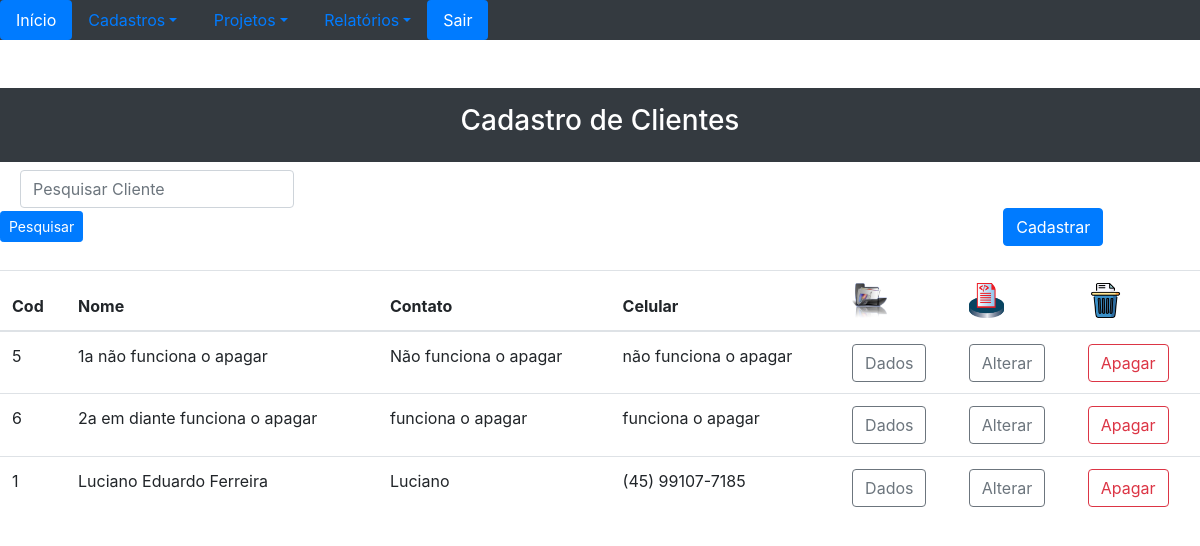
Screenshot of /visual/gridCliente.php (signed in) with the database file from the repository.
### tables this page shows
CREATE TABLE `clientes_tbl` (
  `id` int(11) NOT NULL,
  `tipo` varchar(20) NOT NULL,
  `nome` varchar(200) NOT NULL,
  `dtnasc` date NOT NULL,
  `telfixo` varchar(50) NOT NULL,
  `celular` varchar(50) NOT NULL,
  `contato` varchar(50) NOT NULL,
  `endereco` varchar(200) NOT NULL,
  `numero` varchar(30) NOT NULL,
  `cep` varchar(20) NOT NULL,
  `bairro` varchar(150) NOT NULL,
  `complemento` varchar(150) NOT NULL,
  `cidade` varchar(150) NOT NULL,
  `uf` varchar(3) NOT NULL,
  `cpfcnpj` varchar(20) NOT NULL,
  `rginsest` varchar(30) NOT NULL
);

### visual/gridCliente.php (the view, shortened to what this page needs)
<!DOCTYPE html>
<html lang="pt-br">
<head>
<link rel="stylesheet" href="../bootstrap/css/bootstrap.min.css">
<link rel="stylesheet" href="fonts/font-awesome.min.css">
</head>
    <body>
        <div class="p-3 mb-2 bg-dark text-white"><h3 class="text-center">Cadastro de Clientes</h3></div>
        <form class="form-inline" name="pesquisar" action="pesquisar">
            <input style="margin-left: 20px;" class="form-control mr-sm-2" type="search" placeholder="Pesquisar Cliente" aria-label="Search">
            <button style="margin-right: 920px;" class="btn btn-primary btn-sm" type="submit">Pesquisar</button>
            <a style="margin-right: 20px;" href="frmClientes.php?op=cadastrar" class="btn btn-primary">Cadastrar</a>
        </form>
        <br/>
        <table class="table">
        <form>
            <thead>
                <tr>
                    <th scope="col">Cod</th>
                    <th scope="col">Nome</th>
                    <th scope="col">Contato</th>
                    <th scope="col">Celular</th>
                    <th scope="col"><img src="../img/pasta_dados.png" width="35px" height="35px"></th>
                    <th scope="col"><img src="../img/ficha3.png" width="35px" height="35px"></th>
                    <th scope="col"><img src="../img/trash.png" width="35px" height="35px"></th>
                </tr>
            </thead>
            <tbody>
            <?php
                $pdo = Database::connect();
                $pdo->setAttribute(PDO::ATTR_ERRMODE, PDO::ERRMODE_EXCEPTION);
                $sql = "SELECT id, nome, contato, celular FROM clientes_tbl ORDER BY nome ASC";
                foreach ($pdo->query($sql) as $row){
                    echo '<tr>';
                    echo '<td>'. $row['id'] . '</td>';
                    echo '<td>'. $row['nome'] . '</td>';
                    echo '<td>'. $row['contato'] . '</td>';
                    echo '<td>'. $row['celular'] . '</td>';
            ?>
                <td>
                    <?php
                    echo '<a class="btn btn-outline-secondary" href="dadosCliente.php?clientData=' . $row['id'] . '">Dados</a>';
                    ?>
                </td>
                <td>
                    <?php
                    echo '<a class="btn btn-outline-secondary" href="frmClientes.php?clientData=' . $row['id'] . '&op=alterar">Alterar</a>';
                    ?>
                </td>
                <td>
                    <form name="frmApagar" action="../classes/operacoesClientes.php" method="post">
                        <input class="btn btn-outline-danger" type="submit" value="Apagar">
                    </form>
                </td>
            <tr>
            <?php  }
            ?>
            </tbody>
        </table>
    </body>
</html>

### rows the page displays
clientes_tbl: id "5", nome "1a não funciona o apagar", contato "Não funciona o apagar", celular "não funciona o apagar"
clientes_tbl: id "6", nome "2a em diante funciona o apagar", contato "funciona o apagar", celular "funciona o apagar"
clientes_tbl: id "1", nome "Luciano Eduardo Ferreira", contato "Luciano", celular "(45) 99107-7185"
